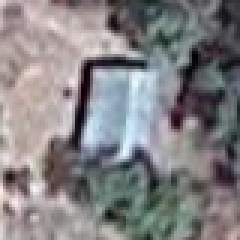
#> input picture extract_images/one_house.png, 80 x 80 px, given in place of Monnon_5_19_500.png, which was not available (shown 3 times larger)
$ jupyter execute --allow-errors color_analysis.ipynb   (text cells are left out)
#> lines starting #> are read from the running program, lines starting #| are printed output that depends on the picture; after the words box and inside, x2 and y2 are one past the last pixel; in counts of white or black regions, pixels touching at a corner belong together; pictures that were not available may be replaced by others from this repository, and a replacement may not be noted
[cell 1]
import sys
sys.path.append('/Users/daniel/OAN/SID/')
import pandas

from dotenv import load_dotenv

load_dotenv(dotenv_path='/Users/daniel/OAN/SID/.env')

[cell 2]
import sid_modules.helperFunctions as hf

#> (a cell that did not finish here is left out)

#> (a cell that did not finish here is left out)

#> (a cell that did not finish here is left out)

[cell 6]
import cv2
import matplotlib.pyplot as plt
import tqdm
import json
import pandas as pd
import os, io
import yaml
import numpy as np

from skimage.filters import gaussian
from cv2 import imread

from scipy import ndimage


from PIL import Image

from functools import reduce

from collections import namedtuple

[cell 7]
#bigquery
import pandas_gbq
from google.cloud import bigquery

[cell 8]
from dotenv import load_dotenv

load_dotenv(dotenv_path='/Users/daniel/OAN/SID/.env')

[cell 9]
import httplib2
import io
import argparse
import requests


from httplib2 import Http
from oauth2client import file,client, tools
from googleapiclient import discovery
from googleapiclient.http import MediaFileUpload, MediaIoBaseDownload
from oauth2client.service_account import ServiceAccountCredentials

SCOPES = ['https://spreadsheets.google.com/feeds',
         'https://www.googleapis.com/auth/drive',
         'https://www.googleapis.com/auth/drive.file',
         'https://www.googleapis.com/auth/spreadsheets.currentonly',
         'https://www.googleapis.com/auth/spreadsheets',
         'https://www.googleapis.com/auth/presentations',
         'https://www.googleapis.com/auth/drive.scripts',
         'https://www.googleapis.com/auth/drive.appdata',
         'https://www.googleapis.com/auth/drive.metadata'
        ]
#> (the rest of this cell did not finish here and is left out)

[cell 10]
#TO UPLOAD SHEETS OR FILTES TO DRIVE
# [13 lines left out: function uploadFile, not called in this run]

    # [7 lines of commented-out code are left out]

[cell 11]
Point = namedtuple('Point', 'x y')

# [5 lines left out: function points_adjoin, not called in this run]

def adjoins(pts, pt):
    return any(points_adjoin(p,pt) for p in pts)

def locate_regions(datastring):
    data = datastring
    regions = []
    datapts = [Point(x,y)
                for y in range(len(data[0]))
                    for x in range(len(data)) if data[x][y]==1]
    for dp in datapts:
        # find all adjoining regions
        adjregs = [r for r in regions if adjoins(r,dp)]
        if adjregs:
            adjregs[0].add(dp)
            if len(adjregs) > 1:
                # joining more than one reg, merge
                regions[:] = [r for r in regions if r not in adjregs]
                regions.append(reduce(set.union, adjregs))
        else:
            # not adjoining any, start a new region
            regions.append(set([dp]))
    return regions

def region_index(regs, p):
    return next((i for i,reg in enumerate(regs) if p in reg), -1)

# [39 lines left out: functions print_regions, get_coord, not called in this run]

[cell 12]
def read_image(image):
    im = read_image
    kk = imread(image,-1)
#> kk is the input picture: shape (80, 80, 4); mean B, G, R, A 131.5, 129.5, 131.7, 255
    #plt.figure()
    #plt.imshow(kk)
    return kk
def read_image_gray(image):
    bgr_img = imread(image,0) #cv2.IMREAD_GRAYSCALE
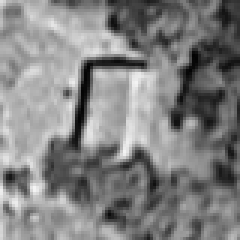
#> bgr_img: shape (80, 80) (shown 3 times larger); min 3, max 244, mean 129.9
    #plt.figure()
    #plt.imshow(bgr_img)
    return bgr_img
def segmentation_by_color(image,th):
    ret,im_thresh= cv2.threshold(image,th,255,cv2.THRESH_BINARY_INV)
    #print (init)
    '''
    alpha Higher values make snake contract faster
    beta Highervalue make snake smoother
    Gamma Timestepping parameter
    '''
    #plt.figure()
    #plt.imshow(im_thresh)
    return im_thresh
#smooth and threshold as image has compression artifacts (jpg)
def gaus_filter(image,sigma):
    im = ndimage.gaussian_filter(image/2, sigma)
    im[im<10]=0
    im[im>=10]=255
    blobs, number_of_blobs = ndimage.label(im)

    #plt.figure()
    #plt.imshow(blobs)

    return blobs
def polarisation(blobs):
    a=blobs/255

    a=np.where(a==0, 2, a)
    a=np.where(a!=2, 0, a)
    a=np.where(a==2, 1, a)


    #plt.figure()
    #plt.imshow(a)

    return a
# [58 lines left out: functions region_detection, count_regions_and_plot_and_getcoord, not called in this run]

[cell 13]
# [9 lines left out: function crop, not called in this run]

[cell 14]
print(pd.__version__)

[cell 15]
os.environ['GOOGLE_APPLICATION_CREDENTIALS'] = '/Users/daniel/OAN/credentials/sidhouses_bigquery.json'

[cell 16]
os.environ

[cell 17]
sql=(
'''
SELECT *
FROM `sidhouses.osm_data.maps_images`
''')
#> (the rest of this cell did not finish here and is left out)

#> (a cell that did not finish here is left out)

#> (a cell that did not finish here is left out)

[cell 20]
image ='/Users/daniel/OAN/SID/sid_image_extractor/maps_images/Monnon_5_19_500.png'
village='Monnon'
im=read_image(image)

plt.figure(figsize=(20,10))
plt.imshow(im)

[cell 21]
village

[cell 22]
gr_image = read_image_gray(image)

pixels=gr_image.ravel()
#> pixels = 6400 values, max 244 at index 4971, min 3 at index 1504, mean 129.9

f,ax = plt.subplots(figsize=(20,10))

n, b, patches =ax.hist(pixels,256,[0,256])
#> n = 256 values, max 68 at index 176, min 0 at index 0, mean 25; b = 257 values from 0 to 256; patches = 256 items

quantile=0.985

filter_thrs = np.quantile(pixels,quantile)
#> filter_thrs = 219

ax.axvline(filter_thrs, color='k', linestyle='dashed', linewidth=1)


bin_max = n.max()
#> bin_max = 68


ax.text(filter_thrs, bin_max*0.8, 'Filter_thrshold: {:.2f}'.format(filter_thrs))

plt.figure(figsize=(20,10))
plt.imshow(gr_image)

s_image = segmentation_by_color(gr_image,filter_thrs)
#> in segmentation_by_color, `ret,im_thresh= cv2.threshold(image,th,255,cv2.THRESH_BINARY_INV)`:
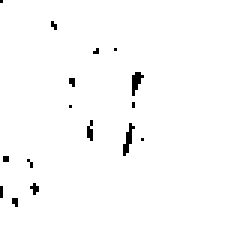
#> im_thresh: shape (80, 80) (shown 3 times larger); 98.6% white; black in thin lines or dots, all inside (x1, y1, x2, y2) = (0, 0, 48, 69)
#> in segmentation_by_color, `ret,im_thresh= cv2.threshold(image,th,255,cv2.THRESH_BINARY_INV)`: ret = 219

plt.figure(figsize=(20,10))
plt.imshow(s_image)
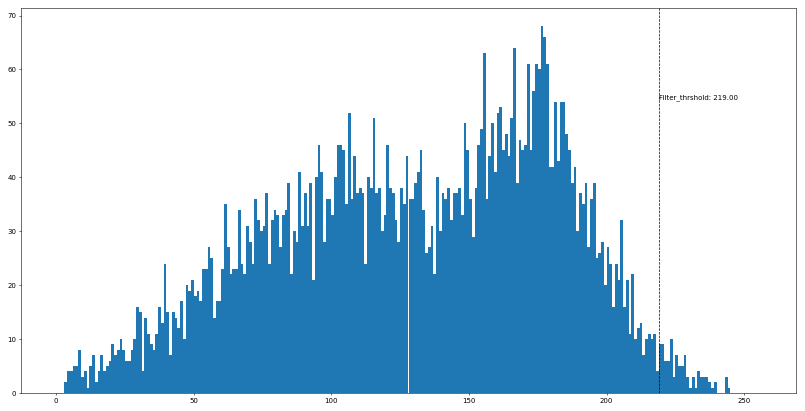
#> figure drawn by matplotlib, 1 panel; tallest bar 68 high, from x = 176 to 177

[cell 23]
np.quantile(gr_image.ravel(),quantile)
#> Out = 219

[cell 24]
size_pixel_region=4

gr_image = read_image_gray(image)

pixels=gr_image.ravel()

f,ax = plt.subplots(figsize=(20,10))

n, b, patches =ax.hist(pixels,256,[0,256])


filter_thrs = np.quantile(pixels,quantile)

ax.axvline(filter_thrs*0.98, color='k', linestyle='dashed', linewidth=1)

bin_max = n.max()

ax.text(filter_thrs, bin_max*0.8, 'Filter_thrshold: {:.2f}'.format(filter_thrs))

plt.show()
#> figure, not shown here; tallest bar 68 high, from x = 176 to 177


s_image = segmentation_by_color(gr_image,filter_thrs)

plt.figure(figsize=(20,10))


sigma=1.2
blobs = gaus_filter(s_image,sigma)
#> in gaus_filter, `im = ndimage.gaussian_filter(image/2, sigma)`:
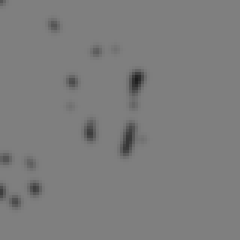
#> im: shape (80, 80) float64 (shown 3 times larger); min 29.85, max 127.5, mean 125.7
#> in gaus_filter, `im[im>=10]=255`: im: shape (80, 80) float64; every value is 255
#> in gaus_filter, `blobs, number_of_blobs = ndimage.label(im)`: blobs: shape (80, 80) int32; every value is 1
#> in gaus_filter, `blobs, number_of_blobs = ndimage.label(im)`: number_of_blobs = 1
a = polarisation(blobs)
#> in polarisation, `a=blobs/255`: a: shape (80, 80) float64; every value is 0.00392
#> in polarisation, `a=np.where(a!=2, 0, a)`: a: shape (80, 80) float64; every value is 0


plt.figure(figsize=(20,10))
plt.imshow(im)


plt.figure(figsize=(20,10))
plt.imshow(blobs)

plt.figure(figsize=(20,10))
plt.imshow(a)

[cell 25]
regs = []
begin = []
size_pixel_region=4
p_1=np.count_nonzero(a == 1)/(np.count_nonzero(a == 0)+np.count_nonzero(a == 1))
#> p_1 = 0
n=max(int(p_1*160),1)
#> n = 1
z=0
for chop in tqdm.tqdm([a[int(i*len(a)/n):int((i+1)*len(a)/n)] for i in range(n)],
                          desc = 'Computing image nº %1d'% ( z )):

    reg = locate_regions(chop)

    regs.append(reg)
    begin.append(z*len(a)/n)
    z+=1

    f, ax = plt.subplots()
    ax.set_yticklabels([])
    ax.set_xticklabels([])
    ax.imshow(chop)

    print("Number of HOUSES FOUND: % 3d"%(len(reg)))
#> this loop made 1 pass
#> z on pass 1: 1
#| Number of HOUSES FOUND:   0
#> after the loop, begin = [0]; regs = [[]]; z = 1

$ run again, on extract_images/sansi_gando_21.png
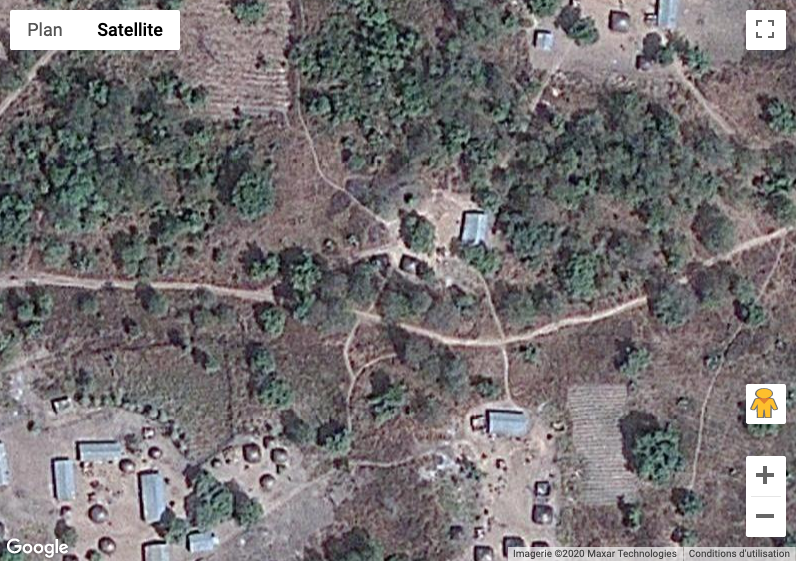
#> input picture extract_images/sansi_gando_21.png, 796 x 561 px, given in place of Monnon_5_19_500.png, which was not available
#> in read_image, kk is the input picture: shape (561, 796, 4); mean B, G, R, A 115.4, 114.1, 118.1, 255
#> `n, b, patches =ax.hist(pixels,256,[0,256])`: n = 256 values, max 11650 at index 255, min 9 at index 250, mean 1744.4; b = 257 values from 0 to 256; patches = 256 items
#> filter_thrs = 255
#> bin_max = 11650
#> im_thresh: shape (561, 796); every value is 255
#> `[cell 22] gr_image = read_image_gray(image)  pixels=gr_image.ravel()  ..`:
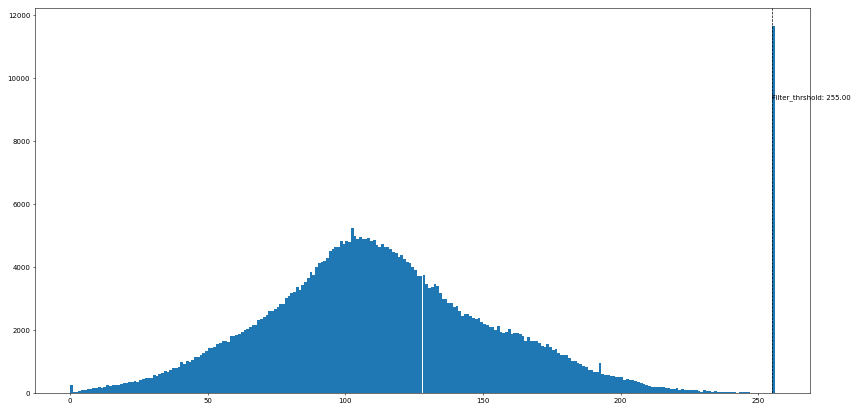
#> figure drawn by matplotlib, 1 panel; tallest bar 11650 high, from x = 255 to 256
#> Out = 255
#> blobs: shape (561, 796) int32; every value is 1
#> number_of_blobs = 1
#> p_1 = 0
#> `n=max(int(p_1*160),1)`: n = 1
#> the loop `for chop in tqdm.tqdm([a[int(i*len(a)/n):int((i+1)*len(a)/n)] for i in..` made 1 pass
#> z on pass 1: 1
#> (printed output is left out)
#> after the loop `for chop in tqdm.tqdm([a[int(i*len(a)/n):int((i+1)*len(a)/n)] for i in..`: begin = [0]; regs = [[]]; z = 1
